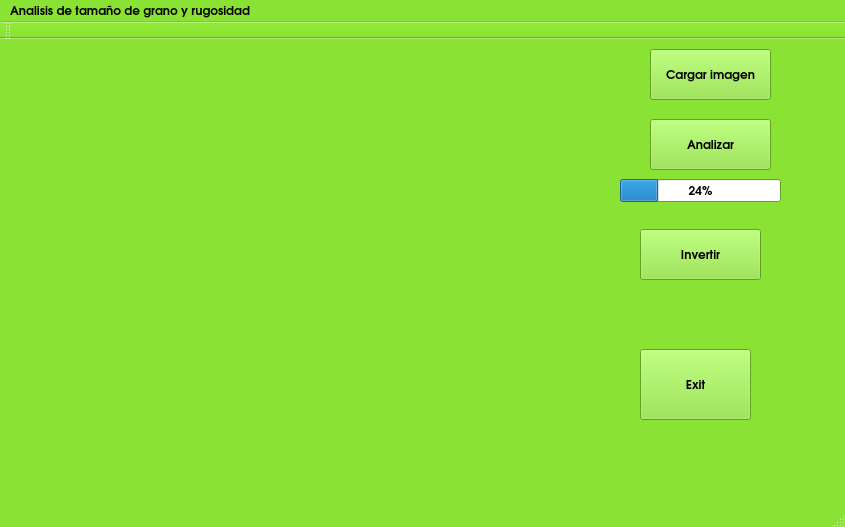
<?xml version="1.0" encoding="UTF-8"?>
<ui version="4.0">
 <class>interfaz</class>
 <widget class="QMainWindow" name="interfaz">
  <property name="geometry">
   <rect>
    <x>0</x>
    <y>0</y>
    <width>845</width>
    <height>527</height>
   </rect>
  </property>
  <property name="palette">
   <palette>
    <active>
     <colorrole role="WindowText">
      <brush brushstyle="SolidPattern">
       <color alpha="255">
        <red>0</red>
        <green>0</green>
        <blue>0</blue>
       </color>
      </brush>
     </colorrole>
     <colorrole role="Button">
      <brush brushstyle="SolidPattern">
       <color alpha="255">
        <red>138</red>
        <green>226</green>
        <blue>52</blue>
       </color>
      </brush>
     </colorrole>
     <colorrole role="Light">
      <brush brushstyle="SolidPattern">
       <color alpha="255">
        <red>198</red>
        <green>255</green>
        <blue>143</blue>
       </color>
      </brush>
     </colorrole>
     <colorrole role="Midlight">
      <brush brushstyle="SolidPattern">
       <color alpha="255">
        <red>168</red>
        <green>240</green>
        <blue>97</blue>
       </color>
      </brush>
     </colorrole>
     <colorrole role="Dark">
      <brush brushstyle="SolidPattern">
       <color alpha="255">
        <red>69</red>
        <green>113</green>
        <blue>26</blue>
       </color>
      </brush>
     </colorrole>
     <colorrole role="Mid">
      <brush brushstyle="SolidPattern">
       <color alpha="255">
        <red>92</red>
        <green>151</green>
        <blue>34</blue>
       </color>
      </brush>
     </colorrole>
     <colorrole role="Text">
      <brush brushstyle="SolidPattern">
       <color alpha="255">
        <red>0</red>
        <green>0</green>
        <blue>0</blue>
       </color>
      </brush>
     </colorrole>
     <colorrole role="BrightText">
      <brush brushstyle="SolidPattern">
       <color alpha="255">
        <red>255</red>
        <green>255</green>
        <blue>255</blue>
       </color>
      </brush>
     </colorrole>
     <colorrole role="ButtonText">
      <brush brushstyle="SolidPattern">
       <color alpha="255">
        <red>0</red>
        <green>0</green>
        <blue>0</blue>
       </color>
      </brush>
     </colorrole>
     <colorrole role="Base">
      <brush brushstyle="SolidPattern">
       <color alpha="255">
        <red>255</red>
        <green>255</green>
        <blue>255</blue>
       </color>
      </brush>
     </colorrole>
     <colorrole role="Window">
      <brush brushstyle="SolidPattern">
       <color alpha="255">
        <red>138</red>
        <green>226</green>
        <blue>52</blue>
       </color>
      </brush>
     </colorrole>
     <colorrole role="Shadow">
      <brush brushstyle="SolidPattern">
       <color alpha="255">
        <red>0</red>
        <green>0</green>
        <blue>0</blue>
       </color>
      </brush>
     </colorrole>
     <colorrole role="AlternateBase">
      <brush brushstyle="SolidPattern">
       <color alpha="255">
        <red>196</red>
        <green>240</green>
        <blue>153</blue>
       </color>
      </brush>
     </colorrole>
     <colorrole role="ToolTipBase">
      <brush brushstyle="SolidPattern">
       <color alpha="255">
        <red>255</red>
        <green>255</green>
        <blue>220</blue>
       </color>
      </brush>
     </colorrole>
     <colorrole role="ToolTipText">
      <brush brushstyle="SolidPattern">
       <color alpha="255">
        <red>0</red>
        <green>0</green>
        <blue>0</blue>
       </color>
      </brush>
     </colorrole>
    </active>
    <inactive>
     <colorrole role="WindowText">
      <brush brushstyle="SolidPattern">
       <color alpha="255">
        <red>0</red>
        <green>0</green>
        <blue>0</blue>
       </color>
      </brush>
     </colorrole>
     <colorrole role="Button">
      <brush brushstyle="SolidPattern">
       <color alpha="255">
        <red>138</red>
        <green>226</green>
        <blue>52</blue>
       </color>
      </brush>
     </colorrole>
     <colorrole role="Light">
      <brush brushstyle="SolidPattern">
       <color alpha="255">
        <red>198</red>
        <green>255</green>
        <blue>143</blue>
       </color>
      </brush>
     </colorrole>
     <colorrole role="Midlight">
      <brush brushstyle="SolidPattern">
       <color alpha="255">
        <red>168</red>
        <green>240</green>
        <blue>97</blue>
       </color>
      </brush>
     </colorrole>
     <colorrole role="Dark">
      <brush brushstyle="SolidPattern">
       <color alpha="255">
        <red>69</red>
        <green>113</green>
        <blue>26</blue>
       </color>
      </brush>
     </colorrole>
     <colorrole role="Mid">
      <brush brushstyle="SolidPattern">
       <color alpha="255">
        <red>92</red>
        <green>151</green>
        <blue>34</blue>
       </color>
      </brush>
     </colorrole>
     <colorrole role="Text">
      <brush brushstyle="SolidPattern">
       <color alpha="255">
        <red>0</red>
        <green>0</green>
        <blue>0</blue>
       </color>
      </brush>
     </colorrole>
     <colorrole role="BrightText">
      <brush brushstyle="SolidPattern">
       <color alpha="255">
        <red>255</red>
        <green>255</green>
        <blue>255</blue>
       </color>
      </brush>
     </colorrole>
     <colorrole role="ButtonText">
      <brush brushstyle="SolidPattern">
       <color alpha="255">
        <red>0</red>
        <green>0</green>
        <blue>0</blue>
       </color>
      </brush>
     </colorrole>
     <colorrole role="Base">
      <brush brushstyle="SolidPattern">
       <color alpha="255">
        <red>255</red>
        <green>255</green>
        <blue>255</blue>
       </color>
      </brush>
     </colorrole>
     <colorrole role="Window">
      <brush brushstyle="SolidPattern">
       <color alpha="255">
        <red>138</red>
        <green>226</green>
        <blue>52</blue>
       </color>
      </brush>
     </colorrole>
     <colorrole role="Shadow">
      <brush brushstyle="SolidPattern">
       <color alpha="255">
        <red>0</red>
        <green>0</green>
        <blue>0</blue>
       </color>
      </brush>
     </colorrole>
     <colorrole role="AlternateBase">
      <brush brushstyle="SolidPattern">
       <color alpha="255">
        <red>196</red>
        <green>240</green>
        <blue>153</blue>
       </color>
      </brush>
     </colorrole>
     <colorrole role="ToolTipBase">
      <brush brushstyle="SolidPattern">
       <color alpha="255">
        <red>255</red>
        <green>255</green>
        <blue>220</blue>
       </color>
      </brush>
     </colorrole>
     <colorrole role="ToolTipText">
      <brush brushstyle="SolidPattern">
       <color alpha="255">
        <red>0</red>
        <green>0</green>
        <blue>0</blue>
       </color>
      </brush>
     </colorrole>
    </inactive>
    <disabled>
     <colorrole role="WindowText">
      <brush brushstyle="SolidPattern">
       <color alpha="255">
        <red>69</red>
        <green>113</green>
        <blue>26</blue>
       </color>
      </brush>
     </colorrole>
     <colorrole role="Button">
      <brush brushstyle="SolidPattern">
       <color alpha="255">
        <red>138</red>
        <green>226</green>
        <blue>52</blue>
       </color>
      </brush>
     </colorrole>
     <colorrole role="Light">
      <brush brushstyle="SolidPattern">
       <color alpha="255">
        <red>198</red>
        <green>255</green>
        <blue>143</blue>
       </color>
      </brush>
     </colorrole>
     <colorrole role="Midlight">
      <brush brushstyle="SolidPattern">
       <color alpha="255">
        <red>168</red>
        <green>240</green>
        <blue>97</blue>
       </color>
      </brush>
     </colorrole>
     <colorrole role="Dark">
      <brush brushstyle="SolidPattern">
       <color alpha="255">
        <red>69</red>
        <green>113</green>
        <blue>26</blue>
       </color>
      </brush>
     </colorrole>
     <colorrole role="Mid">
      <brush brushstyle="SolidPattern">
       <color alpha="255">
        <red>92</red>
        <green>151</green>
        <blue>34</blue>
       </color>
      </brush>
     </colorrole>
     <colorrole role="Text">
      <brush brushstyle="SolidPattern">
       <color alpha="255">
        <red>69</red>
        <green>113</green>
        <blue>26</blue>
       </color>
      </brush>
     </colorrole>
     <colorrole role="BrightText">
      <brush brushstyle="SolidPattern">
       <color alpha="255">
        <red>255</red>
        <green>255</green>
        <blue>255</blue>
       </color>
      </brush>
     </colorrole>
     <colorrole role="ButtonText">
      <brush brushstyle="SolidPattern">
       <color alpha="255">
        <red>69</red>
        <green>113</green>
        <blue>26</blue>
       </color>
      </brush>
     </colorrole>
     <colorrole role="Base">
      <brush brushstyle="SolidPattern">
       <color alpha="255">
        <red>138</red>
        <green>226</green>
        <blue>52</blue>
       </color>
      </brush>
     </colorrole>
     <colorrole role="Window">
      <brush brushstyle="SolidPattern">
       <color alpha="255">
        <red>138</red>
        <green>226</green>
        <blue>52</blue>
       </color>
      </brush>
     </colorrole>
     <colorrole role="Shadow">
      <brush brushstyle="SolidPattern">
       <color alpha="255">
        <red>0</red>
        <green>0</green>
        <blue>0</blue>
       </color>
      </brush>
     </colorrole>
     <colorrole role="AlternateBase">
      <brush brushstyle="SolidPattern">
       <color alpha="255">
        <red>138</red>
        <green>226</green>
        <blue>52</blue>
       </color>
      </brush>
     </colorrole>
     <colorrole role="ToolTipBase">
      <brush brushstyle="SolidPattern">
       <color alpha="255">
        <red>255</red>
        <green>255</green>
        <blue>220</blue>
       </color>
      </brush>
     </colorrole>
     <colorrole role="ToolTipText">
      <brush brushstyle="SolidPattern">
       <color alpha="255">
        <red>0</red>
        <green>0</green>
        <blue>0</blue>
       </color>
      </brush>
     </colorrole>
    </disabled>
   </palette>
  </property>
  <property name="font">
   <font>
    <family>URW Gothic L</family>
    <weight>75</weight>
    <bold>true</bold>
   </font>
  </property>
  <property name="windowTitle">
   <string>interfaz</string>
  </property>
  <widget class="QWidget" name="centralWidget">
   <widget class="QPushButton" name="pushButton">
    <property name="geometry">
     <rect>
      <x>650</x>
      <y>10</y>
      <width>121</width>
      <height>51</height>
     </rect>
    </property>
    <property name="text">
     <string>Cargar imagen</string>
    </property>
   </widget>
   <widget class="QPushButton" name="pushButton_2">
    <property name="geometry">
     <rect>
      <x>650</x>
      <y>80</y>
      <width>121</width>
      <height>51</height>
     </rect>
    </property>
    <property name="text">
     <string>Analizar</string>
    </property>
   </widget>
   <widget class="QPushButton" name="pushButton_3">
    <property name="geometry">
     <rect>
      <x>640</x>
      <y>190</y>
      <width>121</width>
      <height>51</height>
     </rect>
    </property>
    <property name="text">
     <string>Invertir</string>
    </property>
   </widget>
   <widget class="QLabel" name="label">
    <property name="geometry">
     <rect>
      <x>20</x>
      <y>10</y>
      <width>271</width>
      <height>251</height>
     </rect>
    </property>
    <property name="text">
     <string/>
    </property>
   </widget>
   <widget class="QPushButton" name="pushButton_4">
    <property name="geometry">
     <rect>
      <x>640</x>
      <y>310</y>
      <width>111</width>
      <height>71</height>
     </rect>
    </property>
    <property name="text">
     <string>Exit</string>
    </property>
   </widget>
   <widget class="QProgressBar" name="progressBar">
    <property name="geometry">
     <rect>
      <x>620</x>
      <y>140</y>
      <width>161</width>
      <height>23</height>
     </rect>
    </property>
    <property name="value">
     <number>24</number>
    </property>
   </widget>
   <widget class="QLabel" name="label_2">
    <property name="geometry">
     <rect>
      <x>340</x>
      <y>10</y>
      <width>271</width>
      <height>251</height>
     </rect>
    </property>
    <property name="autoFillBackground">
     <bool>false</bool>
    </property>
    <property name="text">
     <string/>
    </property>
   </widget>
  </widget>
  <widget class="QMenuBar" name="menuBar">
   <property name="geometry">
    <rect>
     <x>0</x>
     <y>0</y>
     <width>845</width>
     <height>22</height>
    </rect>
   </property>
   <widget class="QMenu" name="menuAnalisis_de_tama_o_de_grano_y_rugosidad">
    <property name="title">
     <string>Analisis de tamaño de grano y rugosidad</string>
    </property>
   </widget>
   <addaction name="menuAnalisis_de_tama_o_de_grano_y_rugosidad"/>
  </widget>
  <widget class="QToolBar" name="mainToolBar">
   <attribute name="toolBarArea">
    <enum>TopToolBarArea</enum>
   </attribute>
   <attribute name="toolBarBreak">
    <bool>false</bool>
   </attribute>
  </widget>
  <widget class="QStatusBar" name="statusBar"/>
 </widget>
 <layoutdefault spacing="6" margin="11"/>
 <resources/>
 <connections/>
</ui>
